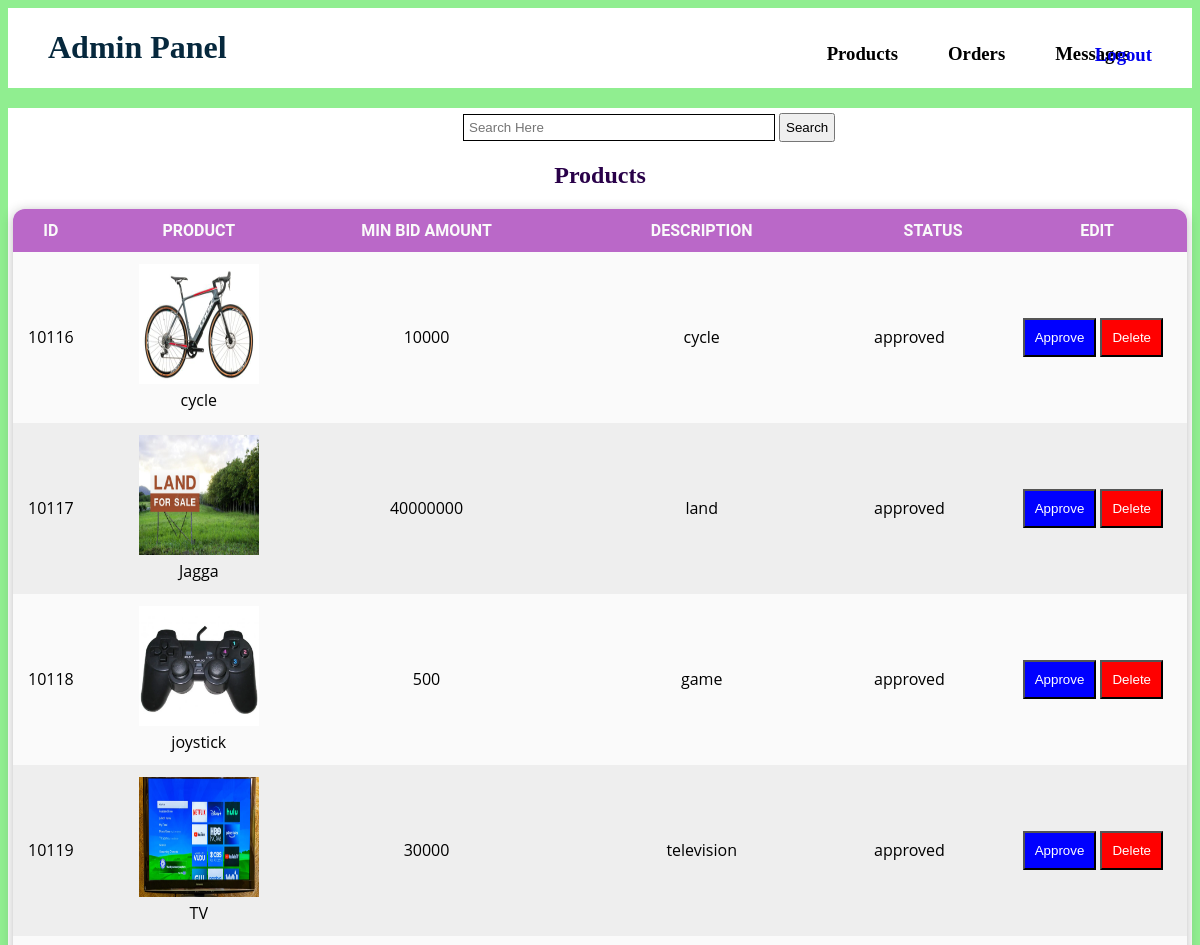
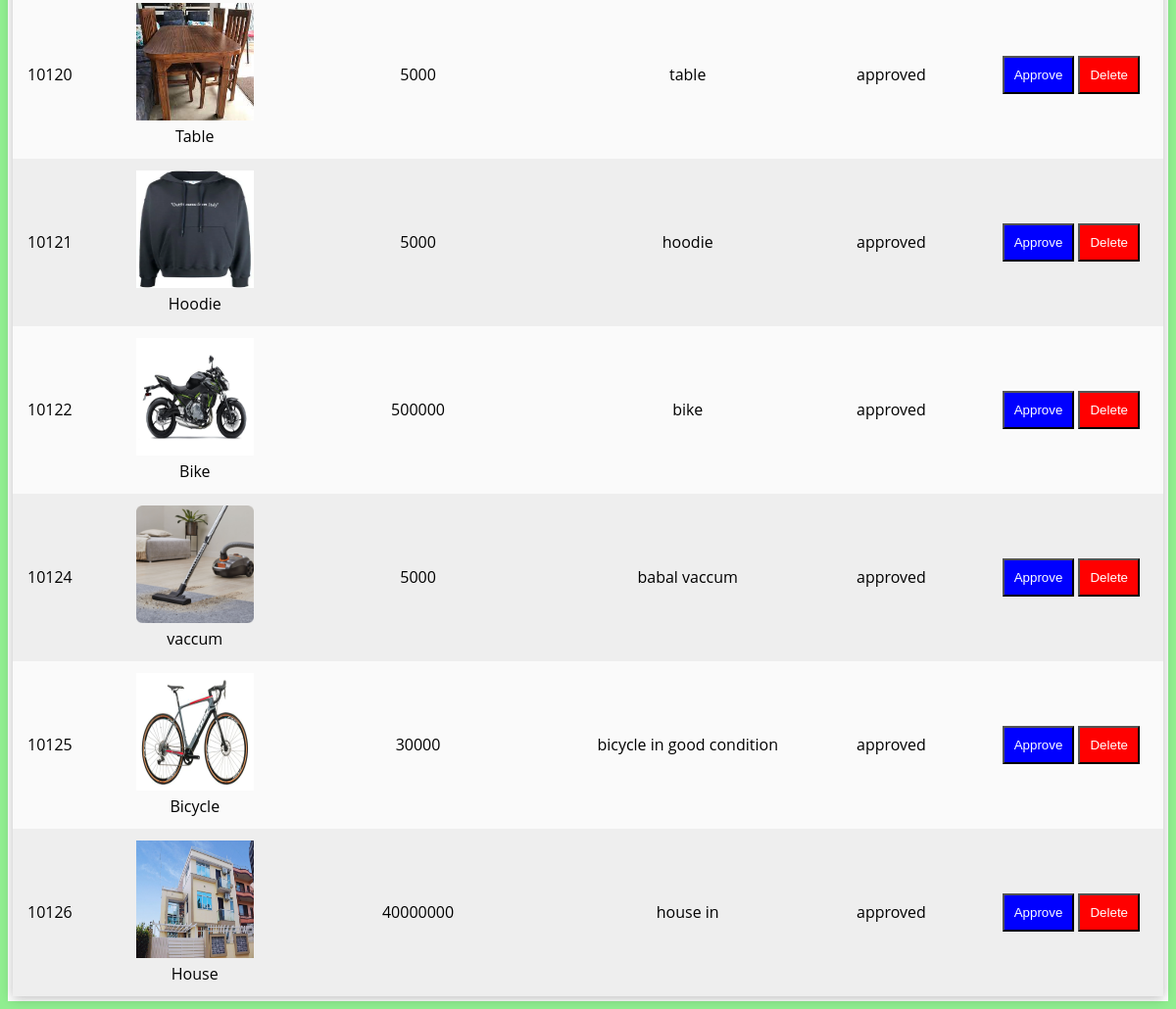
The app's page /admin_panel/admin.php (signed in) with its own data (2 pictures, top to bottom).
### tables this page shows
CREATE TABLE `products` (
  `ad_username` varchar(100) NOT NULL,
  `ID` int(10) NOT NULL,
  `name` varchar(250) NOT NULL,
  `category` varchar(100) NOT NULL,
  `image` varchar(250) NOT NULL,
  `descr` varchar(500) NOT NULL,
  `status` varchar(100) NOT NULL DEFAULT 'under review',
  `no_of_bids` int(100) NOT NULL,
  `min_bid_amount` int(100) NOT NULL,
  `latest_bid_amount` int(100) NOT NULL,
  `bid_time_remaining` int(100) NOT NULL,
  `added_time` datetime(6) NOT NULL DEFAULT current_timestamp(6),
  `high_bid_user` varchar(255) NOT NULL,
  `bid_status` varchar(255) NOT NULL DEFAULT 'open'
);

### admin_panel/admin.php (the view, shortened to what this page needs)
<?php
$database_pro = 'products';
include_once('connection.php');
$conn = mysqli_connect($servername, $username, $password, $database_pro);
$query = "select * from products";
$result = mysqli_query($conn ,$query);
?>
<!DOCTYPE html>
<html>
<head>
	<link rel="stylesheet" type="text/css" href="style.css">
</head>
<body>
	<div class="top">
		<h1 class="admin_panel"><a style="text-decoration:none; color: #06283D;" href="admin.php">Admin Panel</a></h1>
		<ul class="top_list">
			<a id="show_products"><li><h3 class="open_product">Products</h3></li></a>
			<a id="show_orders"><li><h3 class="open_orders">Orders</h3></li></a>
			<a id="show_messages"><li><h3 class="open_messages">Messages</h3></li></a>
		</ul>
		<a href="logout.php"><h3 class="login-btn">Logout</h3></a>
	</div>
	<div class="products">
		<form method="POST">
			<input type="text" name="search_str" id="myInput" placeholder="Search Here" style="margin-left: 450px; padding: 5px; border: 1px solid black; width: 300px;" id="search_box">
			<input type="submit" name="submit_search" value="Search" style="padding: 5px;">
		</form>
		<h2 class="pro_title">Products</h2>
		<table cellspacing="20px">
			<tr>
				<th style="width: 15px;">ID</th>
				<th>Product</th>
				<th>Min Bid Amount</th>
				<th>Description</th>
				<th>Status</th>
				<th style="width: 150px;">Edit</th>
			</tr>
			<?php
			if (isset($_POST['submit_search'])) {
				$_SESSION['search'] = TRUE;
				if ($_SESSION['search']) {
				$search_str = $_POST['search_str'];
				$query_pro_search = "SELECT * FROM products WHERE ID = '$search_str'";
				$search_result = mysqli_query($conn, $query_pro_search);
				if (mysqli_num_rows($search_result)){
					while($rows=mysqli_fetch_assoc($search_result)){
						?>
						<tr>
							<td><?php echo $rows['ID']; ?></td>
							<td><img src="../images/<?php echo $rows['image']; ?>" height="120px" width="120px"><br><?php echo $rows['name']; ?></td></td>
							<td><?php echo $rows['min_bid_amount']; ?></td>
							<td><?php echo $rows['descr']; ?></td>
							<td><?php echo $rows['status']; ?></td>
							<td><button onClick="alert('hello');" class="edit_item" > <a href="approve_pro.php?id=<?php echo $rows['ID']; ?>">Approve</a></button>&nbsp<button class="del_item" ><a href="delete_pro.php?id=<?php echo $rows['ID']; ?>">Delete</a></button>&nbsp&nbsp</td>
						</tr>
					<?php }
				} else{
					?> <p style="font-size: 18px; color: red; margin-left:10px;"><?php echo "**** No product with given ID exists in database"; ?></p>
					<?php
				}
			}
			}
			else{
			while($rows=mysqli_fetch_assoc($result)){
				?>
				<tr>
					<td><?php echo $rows['ID']; ?></td>
					<td><img src="image/<?php echo $rows['image']; ?>" height="120px" width="120px"><br><?php echo $rows['name']; ?></td>
					<td><?php echo $rows['min_bid_amount']; ?></td>
					<td><?php echo $rows['descr']; ?></td>
					<td style="text-align:left"><?php echo $rows['status']; ?></td>
					<td ><button class="edit_item" > <a onClick="confirm('Confirm Approve?');" href="approve_pro.php?id=<?php echo $rows['ID']; ?>">Approve</a></button>&nbsp<button onClick="alert('delete?');" class="del_item" ><a href="delete_pro.php?id=<?php echo $rows['ID']; ?>">Delete</a></button>&nbsp&nbsp</td>
				</tr>
				<?php
			}
		}
			?>
		</table>
	</div>
</body>
</html>

### admin_panel/style.css (style rules this page uses)
body { background-color: lightgreen; }
.top_list { margin-left: 100px; }
.top_list li { float: left; margin-left: 600px; margin-right: -550px; list-style-type: none; cursor: pointer; }
.admin_panel { float: left; margin-left: 40px; }
.login-btn { float: right; margin-right: 40px; margin-top: 20px; }
.top { overflow: hidden; background-color: white; }
.products { background-color: white; margin-top: 20px; padding: 5px; }
.pro_title { text-align: center; color: #290149; }
table { width: 100%; border-collapse: collapse; border-spacing: 0; border-radius: 12px 12px 0 0; overflow: hidden; box-shadow: 0 2px 12px rgba(32, 32, 32, .3); background: #fafafa; text-align: center; }
th,td { padding: 12px 15px; }
th { background: #ba68c8; color: #fafafa; text-transform: uppercase; font-family: 'Roboto', sans-serif; }
td { font-family: 'Open Sans', sans-serif; }
tr:nth-child(odd) { background-color: #eeeeee; }
.del_item { background-color: red; padding: 10px; cursor: pointer; }
.edit_item { background-color: blue; padding: 10px; cursor: pointer; }
td a { text-decoration: none; color: white; }

### records on screen
products: ID "10116", image (picture), name "cycle", min_bid_amount "10000", descr "cycle", status "approved"
products: ID "10117", image (picture), name "Jagga", min_bid_amount "40000000", descr "land", status "approved"
products: ID "10118", image (picture), name "joystick", min_bid_amount "500", descr "game", status "approved"
products: ID "10119", image (picture), name "TV", min_bid_amount "30000", descr "television", status "approved"
products: ID "10120", image (picture), name "Table", min_bid_amount "5000", descr "table", status "approved"
products: ID "10121", image (picture), name "Hoodie", min_bid_amount "5000", descr "hoodie", status "approved"
products: ID "10122", image (picture), name "Bike", min_bid_amount "500000", descr "bike", status "approved"
products: ID "10124", image (picture), name "vaccum", min_bid_amount "5000", descr "babal vaccum", status "approved"
products: ID "10125", image (picture), name "Bicycle", min_bid_amount "30000", descr "bicycle in good condition", status "approved"
products: ID "10126", image (picture), name "House", min_bid_amount "40000000", descr "house in", status "approved"
